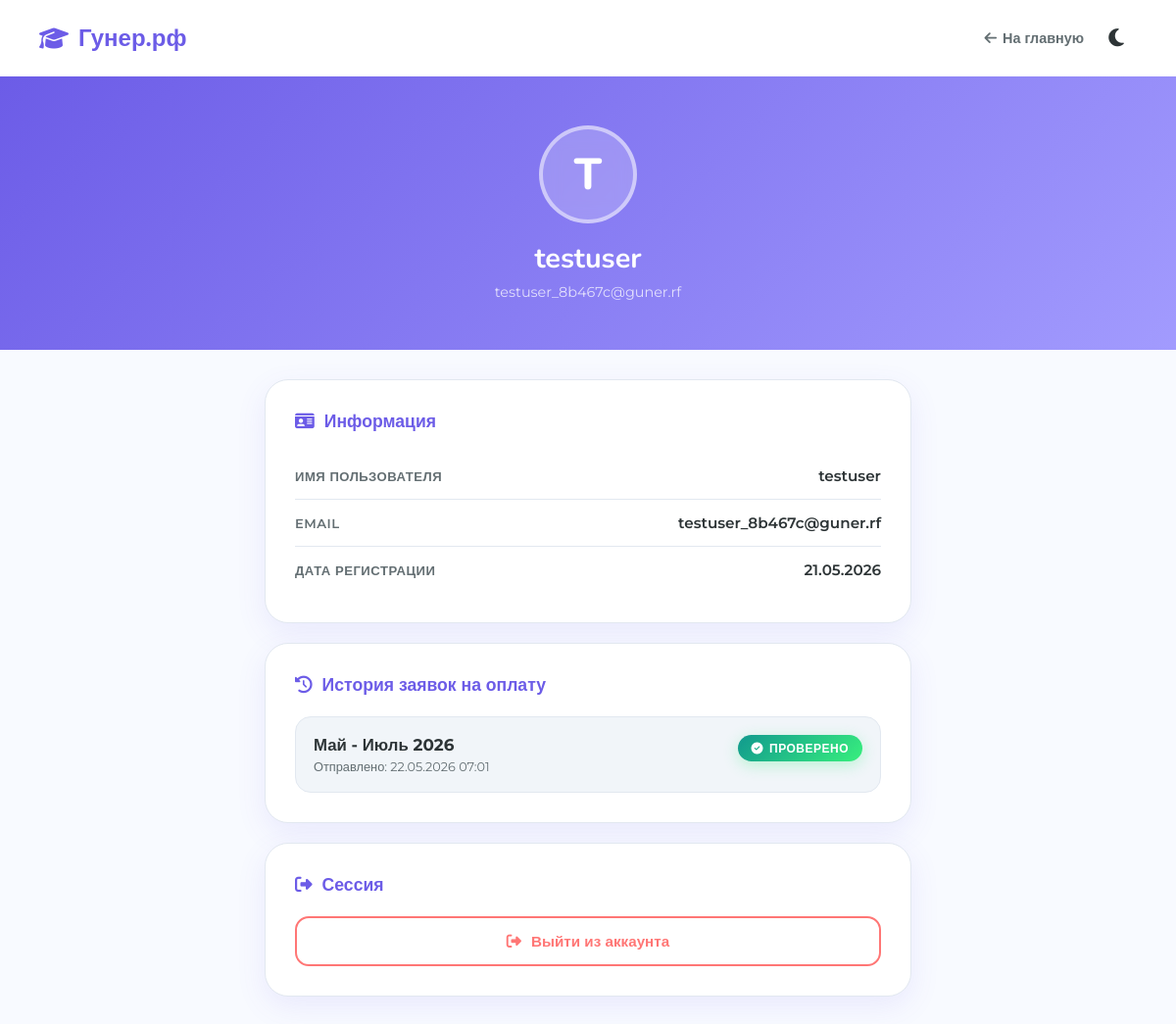
The app's page /profile (signed in) with its own data.
### models.py (models this page shows, shortened)
class User(db.Model, UserMixin):
    id = db.Column(db.Integer, primary_key=True)
    username = db.Column(db.String(150), unique=True, nullable=False)
    email = db.Column(db.String(150), unique=True, nullable=False)
    password_hash = db.Column(db.String(255), nullable=False)
    is_confirmed = db.Column(db.Boolean, default=False)
    is_admin = db.Column(db.Boolean, default=False)
    created_at = db.Column(db.DateTime, default=db.func.now())

class Receipt(db.Model):
    id = db.Column(db.Integer, primary_key=True)
    user_id = db.Column(db.Integer, db.ForeignKey('user.id'), nullable=False)
    period = db.Column(db.String(100), nullable=False)
    filename = db.Column(db.String(255), nullable=False)
    created_at = db.Column(db.DateTime, default=db.func.now())
    status = db.Column(db.String(50), default="На проверке")
    comment = db.Column(db.Text, nullable=True)
    user = db.relationship('User', backref=db.backref('receipts', lazy=True))

### app.py (the view)
@app.route('/profile')
@login_required
def profile():
    user_receipts = Receipt.query.filter_by(user_id=current_user.id).order_by(Receipt.created_at.desc()).all()
    return render_template('profile.html', receipts=user_receipts)

### app.py (called while the page is built)
@login_manager.user_loader
def load_user(user_id):
    return User.query.get(int(user_id))

### templates/profile.html (shortened to what this page needs)
<!DOCTYPE html>
<html lang="ru">
<head>
    <link rel="stylesheet" href="https://cdnjs.cloudflare.com/ajax/libs/font-awesome/6.4.0/css/all.min.css">
</head>
<body>
    <nav class="navbar">
        <a href="/" class="navbar-brand"><i class="fa-solid fa-graduation-cap"></i> <span>Гунер.рф</span></a>
        <div class="navbar-nav">
            <a href="/" class="btn-back-nav"><i class="fa-solid fa-arrow-left"></i> На главную</a>
            <button class="theme-toggle" onclick="toggleTheme()" id="themeBtn" title="Переключить тему">
                <i class="fa-solid fa-moon"></i>
            </button>
        </div>
    </nav>
    <div class="profile-hero">
        <div class="avatar-ring">{{ current_user.username[0].upper() }}</div>
        <h1>{{ current_user.username }}</h1>
        <div class="hero-sub">{{ current_user.email }}</div>
    </div>
    <div class="content">
        <div class="card">
            <div class="card-title"><i class="fa-solid fa-id-card"></i> Информация</div>
            <div class="info-row">
                <span class="info-label">Имя пользователя</span>
                <span class="info-value">{{ current_user.username }}</span>
            </div>
            <div class="info-row">
                <span class="info-label">Email</span>
                <span class="info-value">{{ current_user.email }}</span>
            </div>
            {% if current_user.created_at %}
            <div class="info-row">
                <span class="info-label">Дата регистрации</span>
                <span class="info-value">{{ current_user.created_at.strftime('%d.%m.%Y') }}</span>
            </div>
            {% endif %}
        </div>
        {% if receipts %}
        <div class="card">
            <div class="card-title"><i class="fa-solid fa-clock-rotate-left"></i> История заявок на оплату</div>
            <div class="receipt-list">
                {% for r in receipts %}
                <div class="receipt-item">
                    <div class="receipt-header">
                        <div>
                            <div class="receipt-period">{{ r.period }}</div>
                            <div class="receipt-date" data-utc="{{ r.created_at.strftime('%Y-%m-%dT%H:%M:%S') }}Z">Отправлено: {{ r.created_at.strftime("%d.%m.%Y %H:%M") }}</div>
                        </div>
                        {% if r.status == 'Проверено' %}
                        <div class="cool-badge badge-approved"><i class="fa-solid fa-circle-check"></i> {{ r.status }}</div>
                        {% elif r.status == 'Отклонена' %}
                        <div class="cool-badge badge-rejected"><i class="fa-solid fa-circle-xmark"></i> {{ r.status }}</div>
                        {% else %}
                        <div class="cool-badge badge-pending"><i class="fa-solid fa-hourglass-half"></i> {{ r.status }}</div>
                        {% endif %}
                    </div>
                </div>
                {% endfor %}
            </div>
        </div>
        {% endif %}
        <div class="card">
            <div class="card-title"><i class="fa-solid fa-right-from-bracket"></i> Сессия</div>
            <a href="/logout" class="btn-logout-full">
                <i class="fa-solid fa-right-from-bracket"></i> Выйти из аккаунта
            </a>
        </div>
    </div>
</body>
</html>

### templates/profile.html (style rules this page uses)
:root { --primary: #6c5ce7; --primary-light: #a29bfe; --accent: #00cec9; --bg: #f8faff; --text: #2d3436; --text-secondary: #636e72; --white: #ffffff; --shadow: 0 10px 30px rgba(108, 92, 231, 0.1); --border: #e2e8f0; --input-bg: #f1f5f9; }
* { margin: 0; padding: 0; box-sizing: border-box; }
body { font-family: 'Montserrat', sans-serif; background: var(--bg); color: var(--text); min-height: 100vh; transition: background 0.3s, color 0.3s; }
.navbar { display: flex; justify-content: space-between; align-items: center; padding: 18px 40px; background: var(--white); box-shadow: var(--shadow); }
.navbar-brand { font-family: 'Nunito', sans-serif; font-size: 1.5rem; color: var(--primary); font-weight: 800; text-decoration: none; display: flex; align-items: center; gap: 10px; }
.navbar-nav { display: flex; gap: 12px; align-items: center; }
.theme-toggle { background: none; border: none; font-size: 1.3rem; color: var(--text); cursor: pointer; width: 42px; height: 42px; border-radius: 50%; display: flex; align-items: center; justify-content: center; transition: 0.3s; }
.btn-back-nav { text-decoration: none; color: var(--text-secondary); font-weight: 600; font-size: 0.9rem; display: flex; align-items: center; gap: 6px; transition: 0.2s; }
.profile-hero { background: linear-gradient(135deg, var(--primary) 0%, var(--primary-light) 100%); padding: 50px 20px 50px; text-align: center; position: relative; }
.avatar-ring { width: 100px; height: 100px; border-radius: 50%; background: rgba(255, 255, 255, 0.2); border: 4px solid rgba(255, 255, 255, 0.5); display: flex; align-items: center; justify-content: center; font-family: 'Nunito', sans-serif; font-size: 2.8rem; font-weight: 800; color: white; margin: 0 auto 16px; backdrop-filter: blur(10px); }
.profile-hero h1 { font-family: 'Nunito', sans-serif; font-size: 1.8rem; color: white; margin-bottom: 6px; }
.profile-hero .hero-sub { color: rgba(255, 255, 255, 0.75); font-size: 0.9rem; }
.receipt-list { display: flex; flex-direction: column; gap: 15px; }
.receipt-item { background: var(--input-bg); border-radius: 16px; padding: 18px; border: 1px solid var(--border); display: flex; flex-direction: column; gap: 12px; transition: 0.3s; }
.receipt-header { display: flex; justify-content: space-between; align-items: flex-start; flex-wrap: wrap; gap: 10px; }
.receipt-period { font-weight: 700; font-size: 1.05rem; color: var(--text); margin-bottom: 4px; }
.receipt-date { font-size: 0.8rem; color: var(--text-secondary); }
.cool-badge { padding: 6px 14px; border-radius: 30px; font-size: 0.75rem; font-weight: 800; display: inline-flex; align-items: center; gap: 6px; text-transform: uppercase; letter-spacing: 0.5px; }
.badge-approved { background: linear-gradient(135deg, #11998e 0%, #38ef7d 100%); color: white; box-shadow: 0 4px 15px rgba(56, 239, 125, 0.3); }
.content { max-width: 700px; margin: 30px auto 40px; padding: 0 20px; }
.card { background: var(--white); border-radius: 24px; padding: 30px; box-shadow: var(--shadow); border: 1px solid var(--border); margin-bottom: 20px; transition: background 0.3s, border-color 0.3s; }
.card-title { font-family: 'Nunito', sans-serif; font-size: 1.1rem; font-weight: 800; color: var(--primary); margin-bottom: 20px; display: flex; align-items: center; gap: 10px; }
.info-row { display: flex; justify-content: space-between; align-items: center; padding: 14px 0; border-bottom: 1px solid var(--border); }
.info-row:last-child { border-bottom: none; }
.info-label { font-size: 0.82rem; color: var(--text-secondary); font-weight: 600; text-transform: uppercase; letter-spacing: 0.5px; }
.info-value { font-size: 0.95rem; font-weight: 600; color: var(--text); }
.btn-logout-full { width: 100%; padding: 14px; border-radius: 14px; border: 2px solid #ff7675; background: none; color: #ff7675; font-family: 'Montserrat', sans-serif; font-size: 0.95rem; font-weight: 700; cursor: pointer; transition: 0.3s; display: flex; align-items: center; justify-content: center; gap: 10px; text-decoration: none; }

### records on screen
User: username "T", username "testuser", email "testuser_8b467c@guner.rf", created_at "21.05.2026"
Receipt: period "Май - Июль 2026", status "ПРОВЕРЕНО"
